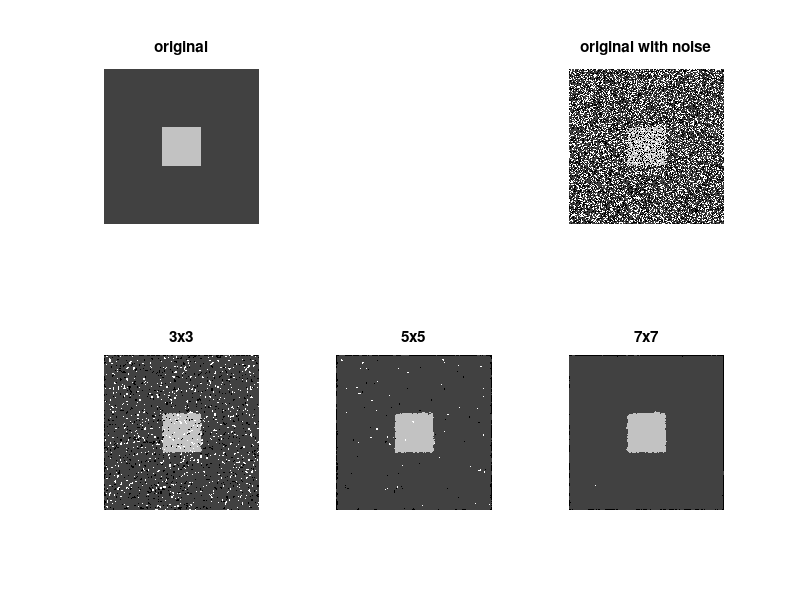

Here is the MATLAB script that generated this plot:
% Michele Ferrero
% create the image
matrix=uint8(64*ones(256));
matrix(97:160,97:160)=uint8(192*ones(64));
subplot(2,3,1)
imshow(matrix);
title("original")
% put the noise
img=imnoise(matrix,"salt & pepper",0.5);
subplot(2,3,3)
imshow(img)
title("original with noise")
subplot(2,3,4)
% use the medium filter on the image to remove as much noise as possible
imshow(medfilt2(img,[3,3]),[])
title("3x3")
subplot(2,3,5)
imshow(medfilt2(img,[5,5]),[])
title("5x5")
subplot(2,3,6)
imshow(medfilt2(img,[7,7]),[])
title("7x7")


% ANSWERS
% with the average filter you also lose sharpness (due to the lost of high
% frequencies) while with the median filter this doesn't happen. What
% happens with median filter is that we can remove the noise without
% cutting high frequencies of the image, so the result will be more similar
% to the original image (without noise)